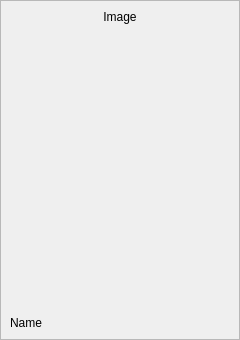
<?xml version="1.0" encoding="UTF-8"?>
<ui version="4.0">
 <class>manga_widget</class>
 <widget class="QWidget" name="manga_widget">
  <property name="geometry">
   <rect>
    <x>0</x>
    <y>0</y>
    <width>240</width>
    <height>340</height>
   </rect>
  </property>
  <property name="windowTitle">
   <string>Form</string>
  </property>
  <layout class="QVBoxLayout" name="verticalLayout_2">
   <property name="leftMargin">
    <number>0</number>
   </property>
   <property name="topMargin">
    <number>0</number>
   </property>
   <property name="rightMargin">
    <number>0</number>
   </property>
   <property name="bottomMargin">
    <number>0</number>
   </property>
   <item>
    <widget class="QFrame" name="manga_frame">
     <property name="sizePolicy">
      <sizepolicy hsizetype="Minimum" vsizetype="Minimum">
       <horstretch>0</horstretch>
       <verstretch>0</verstretch>
      </sizepolicy>
     </property>
     <property name="cursor">
      <cursorShape>PointingHandCursor</cursorShape>
     </property>
     <property name="frameShape">
      <enum>QFrame::StyledPanel</enum>
     </property>
     <property name="frameShadow">
      <enum>QFrame::Raised</enum>
     </property>
     <layout class="QVBoxLayout" name="verticalLayout">
      <item>
       <widget class="QLabel" name="image">
        <property name="text">
         <string>Image</string>
        </property>
        <property name="alignment">
         <set>Qt::AlignHCenter|Qt::AlignTop</set>
        </property>
       </widget>
      </item>
      <item>
       <spacer name="verticalSpacer">
        <property name="orientation">
         <enum>Qt::Vertical</enum>
        </property>
        <property name="sizeHint" stdset="0">
         <size>
          <width>20</width>
          <height>273</height>
         </size>
        </property>
       </spacer>
      </item>
      <item>
       <widget class="QLabel" name="name">
        <property name="text">
         <string>Name</string>
        </property>
       </widget>
      </item>
     </layout>
    </widget>
   </item>
  </layout>
 </widget>
 <resources/>
 <connections/>
</ui>
